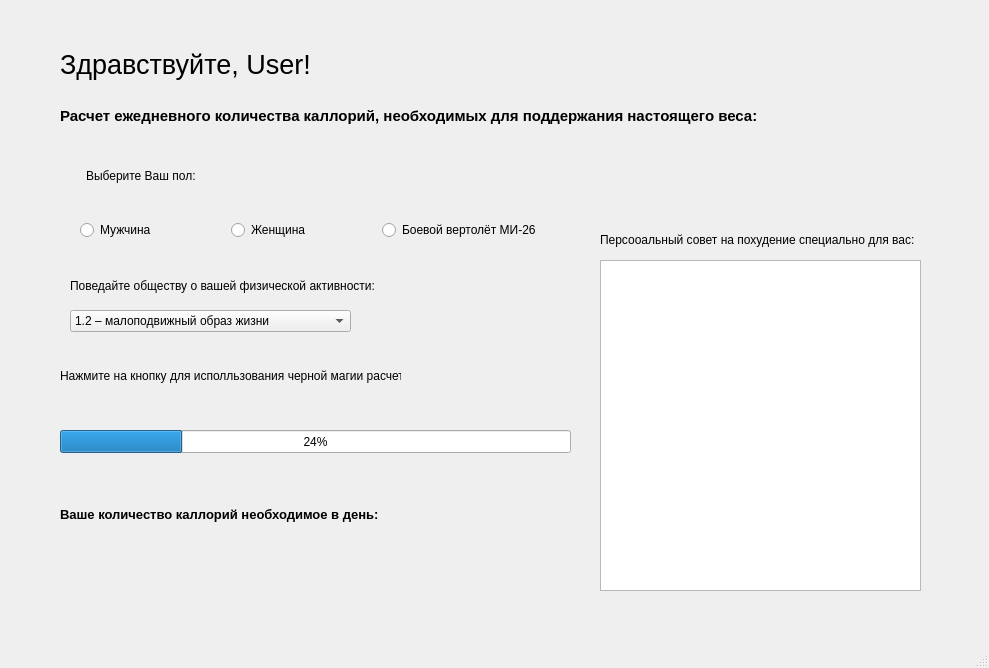
<?xml version="1.0" encoding="UTF-8"?>
<ui version="4.0">
 <class>MainWindow</class>
 <widget class="QMainWindow" name="MainWindow">
  <property name="geometry">
   <rect>
    <x>0</x>
    <y>0</y>
    <width>989</width>
    <height>668</height>
   </rect>
  </property>
  <property name="windowTitle">
   <string>MainWindow</string>
  </property>
  <widget class="QWidget" name="centralwidget">
   <widget class="QLabel" name="Greet_label">
    <property name="geometry">
     <rect>
      <x>60</x>
      <y>39</y>
      <width>551</width>
      <height>51</height>
     </rect>
    </property>
    <property name="font">
     <font>
      <pointsize>20</pointsize>
     </font>
    </property>
    <property name="text">
     <string>Здравствуйте, User!</string>
    </property>
   </widget>
   <widget class="QLabel" name="label">
    <property name="geometry">
     <rect>
      <x>60</x>
      <y>90</y>
      <width>751</width>
      <height>51</height>
     </rect>
    </property>
    <property name="font">
     <font>
      <pointsize>11</pointsize>
      <weight>75</weight>
      <bold>true</bold>
     </font>
    </property>
    <property name="text">
     <string>Расчет ежедневного количества каллорий, необходимых для поддержания настоящего веса:</string>
    </property>
   </widget>
   <widget class="QWidget" name="horizontalLayoutWidget">
    <property name="geometry">
     <rect>
      <x>80</x>
      <y>200</y>
      <width>461</width>
      <height>61</height>
     </rect>
    </property>
    <layout class="QHBoxLayout" name="horizontalLayout">
     <item>
      <widget class="QRadioButton" name="man_rb">
       <property name="text">
        <string>Мужчина</string>
       </property>
      </widget>
     </item>
     <item>
      <widget class="QRadioButton" name="woman_rb">
       <property name="text">
        <string>Женщина</string>
       </property>
      </widget>
     </item>
     <item>
      <widget class="QRadioButton" name="helicopter_rb">
       <property name="text">
        <string>Боевой вертолёт МИ-26</string>
       </property>
      </widget>
     </item>
    </layout>
   </widget>
   <widget class="QLabel" name="label_2">
    <property name="geometry">
     <rect>
      <x>86</x>
      <y>160</y>
      <width>361</width>
      <height>31</height>
     </rect>
    </property>
    <property name="text">
     <string>Выберите Ваш пол:</string>
    </property>
   </widget>
   <widget class="QComboBox" name="combo_fitness">
    <property name="geometry">
     <rect>
      <x>70</x>
      <y>310</y>
      <width>281</width>
      <height>22</height>
     </rect>
    </property>
    <item>
     <property name="text">
      <string>1.2 – малоподвижный образ жизни</string>
     </property>
    </item>
    <item>
     <property name="text">
      <string>1.375 – легкие физические упражнения 1-3 раза в неделю</string>
     </property>
    </item>
    <item>
     <property name="text">
      <string>1.55 – умеренные нагрузки 1-3 раза в неделю</string>
     </property>
    </item>
    <item>
     <property name="text">
      <string>1.725 – интенсивные нагрузки 6-7 раз в неделю</string>
     </property>
    </item>
    <item>
     <property name="text">
      <string>1.9 – тяжелые тренировки дважды в сутки</string>
     </property>
    </item>
   </widget>
   <widget class="QLabel" name="label_3">
    <property name="geometry">
     <rect>
      <x>70</x>
      <y>270</y>
      <width>411</width>
      <height>31</height>
     </rect>
    </property>
    <property name="text">
     <string>Поведайте обществу о вашей физической активности:</string>
    </property>
   </widget>
   <widget class="QLabel" name="label_4">
    <property name="geometry">
     <rect>
      <x>60</x>
      <y>350</y>
      <width>341</width>
      <height>51</height>
     </rect>
    </property>
    <property name="text">
     <string>Нажмите на кнопку для исполльзования черной магии расчетов:</string>
    </property>
   </widget>
   <widget class="QProgressBar" name="progress">
    <property name="geometry">
     <rect>
      <x>60</x>
      <y>430</y>
      <width>511</width>
      <height>23</height>
     </rect>
    </property>
    <property name="value">
     <number>24</number>
    </property>
   </widget>
   <widget class="QLabel" name="final_label">
    <property name="geometry">
     <rect>
      <x>60</x>
      <y>489</y>
      <width>691</width>
      <height>51</height>
     </rect>
    </property>
    <property name="font">
     <font>
      <pointsize>10</pointsize>
      <weight>75</weight>
      <bold>true</bold>
     </font>
    </property>
    <property name="text">
     <string>Ваше количество каллорий необходимое в день:</string>
    </property>
   </widget>
   <widget class="QLabel" name="label_5">
    <property name="geometry">
     <rect>
      <x>600</x>
      <y>219</y>
      <width>361</width>
      <height>41</height>
     </rect>
    </property>
    <property name="text">
     <string>Персооальный совет на похудение специально для вас:</string>
    </property>
   </widget>
   <widget class="QTextEdit" name="sovet_text">
    <property name="geometry">
     <rect>
      <x>600</x>
      <y>260</y>
      <width>321</width>
      <height>331</height>
     </rect>
    </property>
    <property name="font">
     <font>
      <pointsize>10</pointsize>
     </font>
    </property>
   </widget>
  </widget>
  <widget class="QMenuBar" name="menubar">
   <property name="geometry">
    <rect>
     <x>0</x>
     <y>0</y>
     <width>989</width>
     <height>21</height>
    </rect>
   </property>
  </widget>
  <widget class="QStatusBar" name="statusbar"/>
 </widget>
 <resources/>
 <connections/>
</ui>
